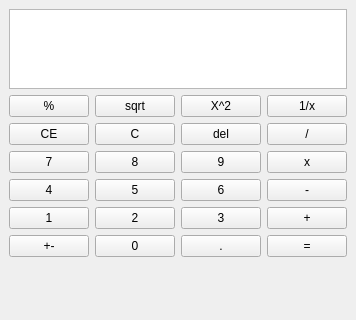
<?xml version="1.0" encoding="UTF-8"?>
<ui version="4.0">
 <class>calc_ManWindow</class>
 <widget class="QMainWindow" name="calc_ManWindow">
  <property name="geometry">
   <rect>
    <x>0</x>
    <y>0</y>
    <width>338</width>
    <height>320</height>
   </rect>
  </property>
  <property name="sizePolicy">
   <sizepolicy hsizetype="Minimum" vsizetype="Minimum">
    <horstretch>0</horstretch>
    <verstretch>0</verstretch>
   </sizepolicy>
  </property>
  <property name="minimumSize">
   <size>
    <width>0</width>
    <height>0</height>
   </size>
  </property>
  <property name="maximumSize">
   <size>
    <width>3460</width>
    <height>2670</height>
   </size>
  </property>
  <property name="windowTitle">
   <string>NotTheBestCalc</string>
  </property>
  <widget class="QWidget" name="centralwidget">
   <layout class="QVBoxLayout" name="verticalLayout">
    <item>
     <widget class="QPlainTextEdit" name="result_te">
      <property name="maximumSize">
       <size>
        <width>16777215</width>
        <height>80</height>
       </size>
      </property>
      <property name="layoutDirection">
       <enum>Qt::LeftToRight</enum>
      </property>
      <property name="lineWrapMode">
       <enum>QPlainTextEdit::WidgetWidth</enum>
      </property>
      <property name="readOnly">
       <bool>true</bool>
      </property>
     </widget>
    </item>
    <item>
     <layout class="QGridLayout" name="gridLayout">
      <item row="1" column="3">
       <widget class="QPushButton" name="div_btn">
        <property name="text">
         <string>/</string>
        </property>
       </widget>
      </item>
      <item row="0" column="2">
       <widget class="QPushButton" name="pow_btn">
        <property name="text">
         <string>X^2</string>
        </property>
       </widget>
      </item>
      <item row="0" column="3">
       <widget class="QPushButton" name="divx_btn">
        <property name="text">
         <string>1/x</string>
        </property>
       </widget>
      </item>
      <item row="1" column="0">
       <widget class="QPushButton" name="clearlast_btn">
        <property name="text">
         <string>CE</string>
        </property>
       </widget>
      </item>
      <item row="1" column="1">
       <widget class="QPushButton" name="clear_btn">
        <property name="text">
         <string>C</string>
        </property>
       </widget>
      </item>
      <item row="1" column="2">
       <widget class="QPushButton" name="del_btn">
        <property name="text">
         <string>del</string>
        </property>
       </widget>
      </item>
      <item row="2" column="1">
       <widget class="QPushButton" name="b8_btn">
        <property name="text">
         <string>8</string>
        </property>
       </widget>
      </item>
      <item row="3" column="0">
       <widget class="QPushButton" name="b4_btn">
        <property name="text">
         <string>4</string>
        </property>
       </widget>
      </item>
      <item row="3" column="1">
       <widget class="QPushButton" name="b5_btn">
        <property name="text">
         <string>5</string>
        </property>
       </widget>
      </item>
      <item row="3" column="3">
       <widget class="QPushButton" name="minus_btn">
        <property name="text">
         <string>-</string>
        </property>
       </widget>
      </item>
      <item row="3" column="2">
       <widget class="QPushButton" name="b6_btn">
        <property name="text">
         <string>6</string>
        </property>
       </widget>
      </item>
      <item row="4" column="0">
       <widget class="QPushButton" name="b1_btn">
        <property name="text">
         <string>1</string>
        </property>
       </widget>
      </item>
      <item row="4" column="1">
       <widget class="QPushButton" name="b2_btn">
        <property name="text">
         <string>2</string>
        </property>
       </widget>
      </item>
      <item row="4" column="2">
       <widget class="QPushButton" name="b3_btn">
        <property name="text">
         <string>3</string>
        </property>
       </widget>
      </item>
      <item row="2" column="3">
       <widget class="QPushButton" name="mul_btn">
        <property name="text">
         <string>x</string>
        </property>
       </widget>
      </item>
      <item row="4" column="3">
       <widget class="QPushButton" name="plus_btn">
        <property name="text">
         <string>+</string>
        </property>
       </widget>
      </item>
      <item row="5" column="0">
       <widget class="QPushButton" name="neg_btn">
        <property name="text">
         <string>+-</string>
        </property>
       </widget>
      </item>
      <item row="5" column="1">
       <widget class="QPushButton" name="b0_btn">
        <property name="text">
         <string>0</string>
        </property>
       </widget>
      </item>
      <item row="2" column="0">
       <widget class="QPushButton" name="b7_btn">
        <property name="text">
         <string>7</string>
        </property>
       </widget>
      </item>
      <item row="2" column="2">
       <widget class="QPushButton" name="b9_btn">
        <property name="text">
         <string>9</string>
        </property>
       </widget>
      </item>
      <item row="5" column="2">
       <widget class="QPushButton" name="dot_btn">
        <property name="text">
         <string>.</string>
        </property>
       </widget>
      </item>
      <item row="5" column="3">
       <widget class="QPushButton" name="result_btn">
        <property name="text">
         <string>=</string>
        </property>
       </widget>
      </item>
      <item row="0" column="0">
       <widget class="QPushButton" name="percent_btn">
        <property name="text">
         <string>%</string>
        </property>
       </widget>
      </item>
      <item row="0" column="1">
       <widget class="QPushButton" name="sqrt_btn">
        <property name="text">
         <string>sqrt</string>
        </property>
       </widget>
      </item>
     </layout>
    </item>
    <item>
     <spacer name="verticalSpacer">
      <property name="orientation">
       <enum>Qt::Vertical</enum>
      </property>
      <property name="sizeHint" stdset="0">
       <size>
        <width>20</width>
        <height>40</height>
       </size>
      </property>
     </spacer>
    </item>
   </layout>
  </widget>
 </widget>
 <tabstops>
  <tabstop>b1_btn</tabstop>
  <tabstop>b2_btn</tabstop>
  <tabstop>b3_btn</tabstop>
  <tabstop>b4_btn</tabstop>
  <tabstop>b5_btn</tabstop>
  <tabstop>b6_btn</tabstop>
  <tabstop>b7_btn</tabstop>
  <tabstop>b8_btn</tabstop>
  <tabstop>b9_btn</tabstop>
  <tabstop>b0_btn</tabstop>
  <tabstop>neg_btn</tabstop>
  <tabstop>dot_btn</tabstop>
  <tabstop>percent_btn</tabstop>
  <tabstop>sqrt_btn</tabstop>
  <tabstop>pow_btn</tabstop>
  <tabstop>divx_btn</tabstop>
  <tabstop>clearlast_btn</tabstop>
  <tabstop>clear_btn</tabstop>
  <tabstop>del_btn</tabstop>
  <tabstop>div_btn</tabstop>
  <tabstop>mul_btn</tabstop>
  <tabstop>minus_btn</tabstop>
  <tabstop>plus_btn</tabstop>
  <tabstop>result_btn</tabstop>
  <tabstop>result_te</tabstop>
 </tabstops>
 <resources/>
 <connections/>
</ui>
